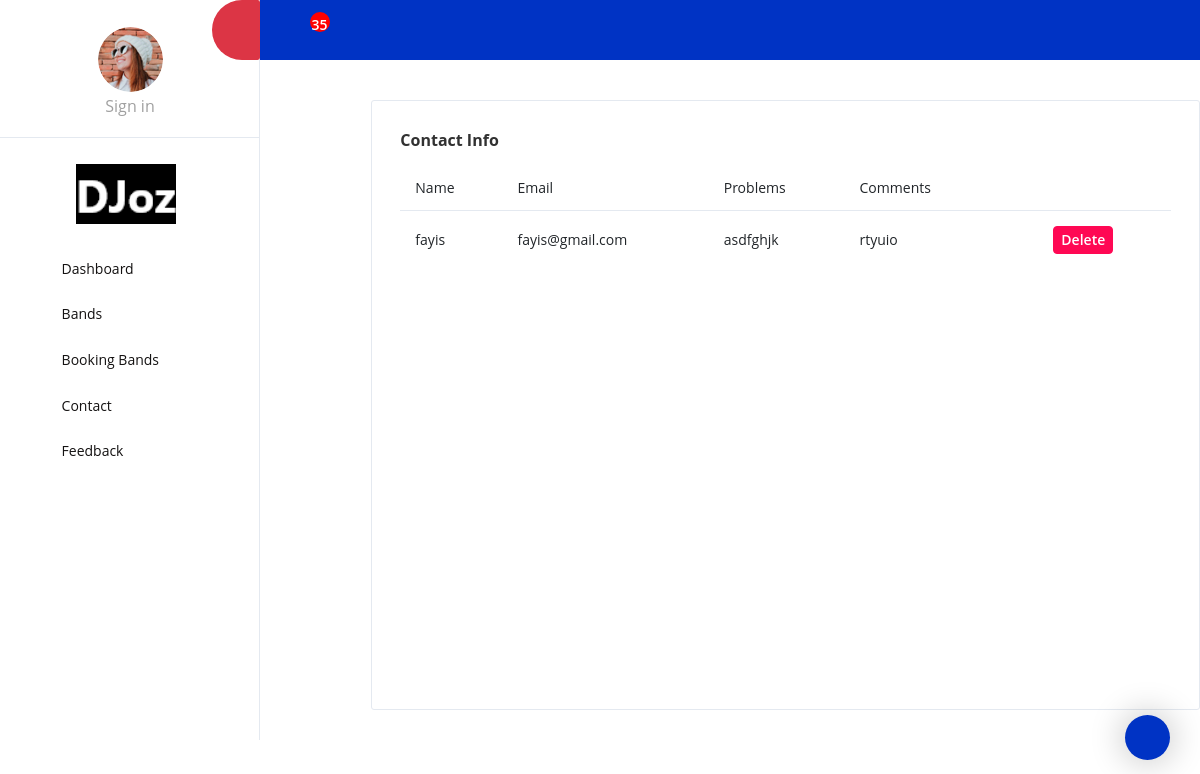
The page /Admin_Panel/display_contact/ on the database its author committed.
### User_side/models.py (models this page shows)
class u_contactDB(models.Model):
    c_name = models.CharField(max_length=100, null=True, blank=True)
    email = models.EmailField(max_length=150, null=True, blank=True)
    web = models.CharField(max_length=200, null=True, blank=True)
    comment = models.CharField(max_length=200, null=True, blank=True)

### Admin_Panel/views.py (the view)
# urls.py: path('display_contact/', views.display_contact, name="display_contact"),
def display_contact(request):
    data = u_contactDB.objects.all()
    book = bookDB.objects.all()
    counter = 0
    for i in book:
        counter = counter + 1
    return render(request, "display_contact.html", {'data': data, 'book': book, 'counter': counter})

### Admin_Panel/templates/display_contact.html (shortened to what this page needs)
<!DOCTYPE html>
{% extends 'a_home.html' %}
{% block content %}
<html lang="en">
<head>
</head>
<body>
<div class="grid-margin stretch-card" style="width: 1300px; margin-left:-100px; margin-top: 100px;">
                <div class="card">
                  <div class="card-body">
                    <h4 class="card-title">Contact info</h4>
                    <div class="table-responsive">
                      <table class="table table-hover">
                        <thead>
                          <tr>
                            <th>Name</th>
                            <th>Email</th>
                            <th>Problems</th>
                            <th>Comments</th>
                          </tr>
                        </thead>
                        <tbody>
                        {% for i in data %}
                         <tr>
                             <td>{{i.c_name}}</td>
                             <td>{{i.email}}</td>
                            <td>{{i.web}}</td>
                            <td>{{i.comment}}</td>
                             <td>
                             </td>
                             <td>
                                 <form action="{% url 'delete_contact' id=i.id %}">
                                     <button type="submit" class="btn btn-sm btn-danger"> Delete </button>
                                 </form>
                             </td>
                         </tr>
                        {% endfor %}
                        </tbody>
                      </table>
                    </div>
                  </div>
                </div>
              </div>
</body>
</html>
{% endblock %}

### rows shown on the page
u_contactDB: c_name "fayis", email "fayis@gmail.com", web "asdfghjk", comment "rtyuio"

### other values the page prints
{{ counter }} "35"
